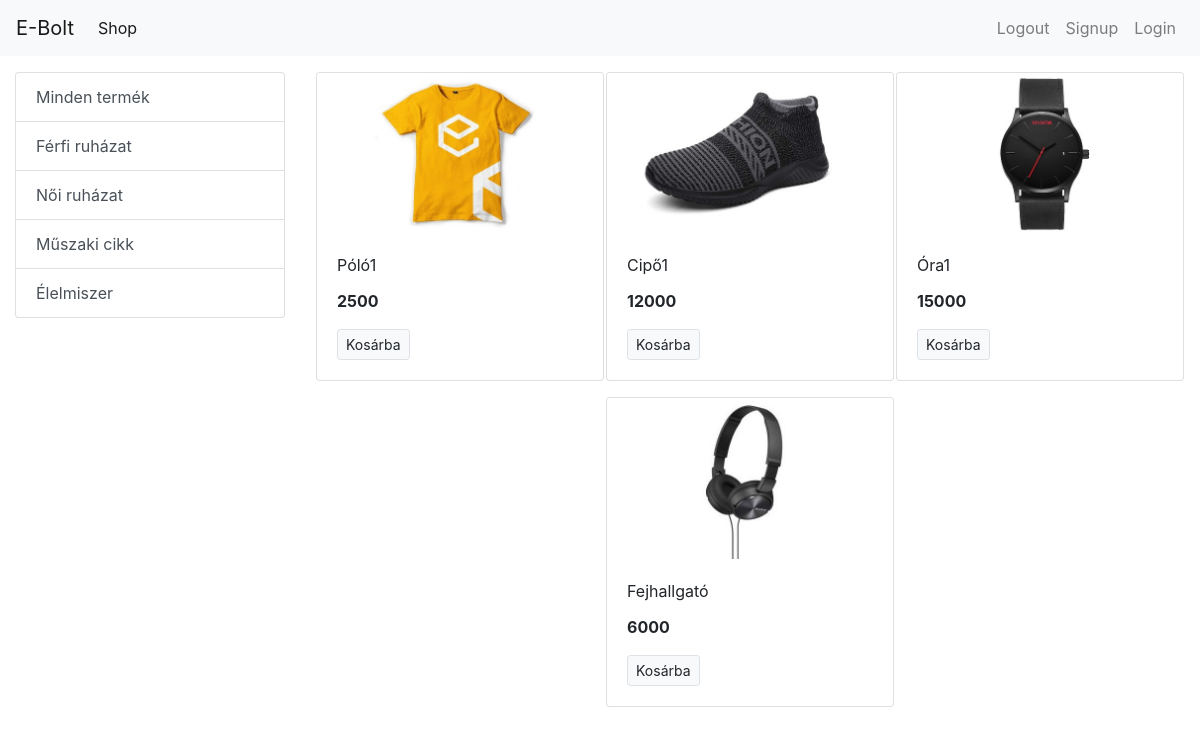
The page / on the database its author committed.
### shopapi/models/category.py (models this page shows, shortened)
class Category(models.Model):
    name = models.CharField(max_length=20)
    @staticmethod
    def get_all_categories():
        return Category.objects.all()

### shopapi/models/product.py (models this page shows, shortened)
class Product(models.Model):
    name = models.CharField(max_length=50)
    price = models.IntegerField(default=0)
    category = models.ForeignKey(Category , on_delete=models.CASCADE , default=1)
    description = models.CharField(max_length=200 , default='' , null=True , blank=True)
    image = models.ImageField(upload_to='uploads/products/')
    @staticmethod
    def get_all_products():
      return Product.objects.all()

### shopapi/views.py (the view)
# urls.py: path('', index , name='homepage'),
def index(request):
    products = None
    categories = Category.get_all_categories()
    categoryID = request.GET.get('category')
    if categoryID:
        products = Product.get_all_products_by_categoryid(categoryID)
    else:
        products = Product.get_all_products();
    data = {}
    data['products'] = products
    data['categories'] = categories
    return render(request , 'index.html' , data)

### shopapi/templates/index.html
{% extends 'base.html'%}
{% block content %}
<div class="container-fluid mt-3">
  <div class="row">
    <div class="col-lg-3 mx-auto">
      <div class="list-group">
        <a href="/" class="list-group-item list-group-item-action ">Minden termék</a>
        {% for category in categories %}
        <a href="/?category={{category.id}}" class="list-group-item list-group-item-action ">{{category.name}}</a>
        {% endfor %}
      </div>
    </div>
    <div id='products' class="col-lg-9 mx-auto">
      <div class="row mx-auto">
        {% for product in products %}
        <div class="card mx-auto mb-3" style="width: 18rem;">
            <img class="card-img-top" src="{{product.image.url}}" alt="Card image cap">
            <div class="card-body">
              <p class="card-title">{{product.name}}</p>
              <p class="card-text"><b>{{product.price}}</b></p>
              <a href="#" class="btn btn-light border btn-sm">Kosárba</a>
            </div>
        </div>
        {% endfor %}
      </div>
    </div>
  </div>
</div>
{% endblock %}

### rows shown on the page
Category: name "Férfi ruházat"
Category: name "Női ruházat"
Category: name "Műszaki cikk"
Category: name "Élelmiszer"
Product: image (picture), name "Póló1", price "2500"
Product: image (picture), name "Cipő1", price "12000"
Product: image (picture), name "Óra1", price "15000"
Product: image (picture), name "Fejhallgató", price "6000"
